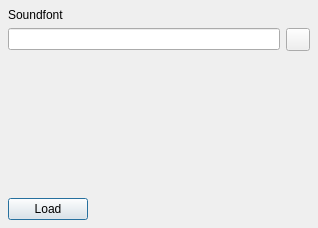
<ui version="4.0" >
 <author></author>
 <comment></comment>
 <exportmacro></exportmacro>
 <class>FLUIDGuiBase</class>
 <widget class="QDialog" name="FLUIDGuiBase" >
  <property name="geometry" >
   <rect>
    <x>0</x>
    <y>0</y>
    <width>318</width>
    <height>228</height>
   </rect>
  </property>
  <property name="windowTitle" >
   <string>Form1</string>
  </property>
  <layout class="QVBoxLayout" >
   <property name="margin" >
    <number>8</number>
   </property>
   <property name="spacing" >
    <number>6</number>
   </property>
   <item>
    <widget class="QLabel" name="TextLabel1" >
     <property name="text" >
      <string>Soundfont</string>
     </property>
    </widget>
   </item>
   <item>
    <layout class="QHBoxLayout" >
     <property name="margin" >
      <number>0</number>
     </property>
     <property name="spacing" >
      <number>6</number>
     </property>
     <item>
      <widget class="QLineEdit" name="pathEntry" />
     </item>
     <item>
      <widget class="QToolButton" name="fdialogButton" >
       <property name="text" >
        <string/>
       </property>
       <property name="icon" >
        <iconset/>
       </property>
      </widget>
     </item>
    </layout>
   </item>
   <item>
    <spacer>
     <property name="orientation" >
      <enum>Qt::Vertical</enum>
     </property>
     <property name="sizeHint" >
      <size>
       <width>230</width>
       <height>20</height>
      </size>
     </property>
    </spacer>
   </item>
   <item>
    <layout class="QHBoxLayout" >
     <property name="margin" >
      <number>0</number>
     </property>
     <property name="spacing" >
      <number>6</number>
     </property>
     <item>
      <widget class="QPushButton" name="loadButton" >
       <property name="sizePolicy" >
        <sizepolicy>
         <hsizetype>5</hsizetype>
         <vsizetype>0</vsizetype>
         <horstretch>0</horstretch>
         <verstretch>0</verstretch>
        </sizepolicy>
       </property>
       <property name="text" >
        <string>Load</string>
       </property>
      </widget>
     </item>
     <item>
      <spacer>
       <property name="orientation" >
        <enum>Qt::Horizontal</enum>
       </property>
       <property name="sizeType" >
        <enum>QSizePolicy::Expanding</enum>
       </property>
       <property name="sizeHint" >
        <size>
         <width>20</width>
         <height>20</height>
        </size>
       </property>
      </spacer>
     </item>
    </layout>
   </item>
  </layout>
  <widget class="QWidget" name="" />
 </widget>
 <pixmapfunction></pixmapfunction>
 <resources/>
 <connections/>
</ui>
